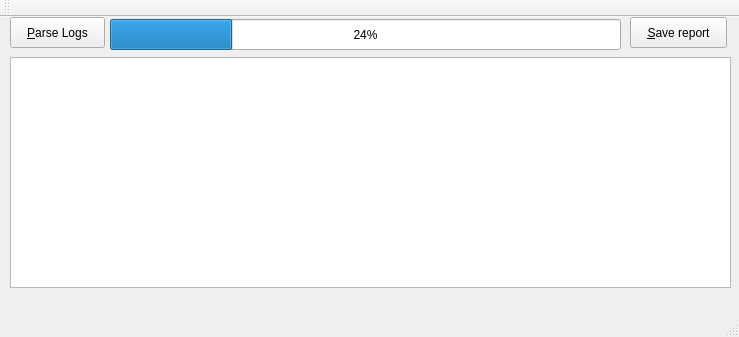
<?xml version="1.0" encoding="UTF-8"?>
<ui version="4.0">
 <class>MainWindow</class>
 <widget class="QMainWindow" name="MainWindow">
  <property name="geometry">
   <rect>
    <x>0</x>
    <y>0</y>
    <width>739</width>
    <height>337</height>
   </rect>
  </property>
  <property name="windowTitle">
   <string>MainWindow</string>
  </property>
  <widget class="QWidget" name="centralWidget">
   <widget class="QPushButton" name="btnParseLogs">
    <property name="geometry">
     <rect>
      <x>10</x>
      <y>0</y>
      <width>95</width>
      <height>31</height>
     </rect>
    </property>
    <property name="text">
     <string>&amp;Parse Logs</string>
    </property>
   </widget>
   <widget class="QTableView" name="tableView_err404">
    <property name="geometry">
     <rect>
      <x>10</x>
      <y>40</y>
      <width>721</width>
      <height>231</height>
     </rect>
    </property>
   </widget>
   <widget class="QProgressBar" name="progressBar_read">
    <property name="geometry">
     <rect>
      <x>110</x>
      <y>2</y>
      <width>511</width>
      <height>31</height>
     </rect>
    </property>
    <property name="value">
     <number>24</number>
    </property>
   </widget>
   <widget class="QPushButton" name="pushButton_save">
    <property name="geometry">
     <rect>
      <x>630</x>
      <y>0</y>
      <width>97</width>
      <height>31</height>
     </rect>
    </property>
    <property name="text">
     <string>&amp;Save report</string>
    </property>
   </widget>
  </widget>
  <widget class="QMenuBar" name="menuBar">
   <property name="geometry">
    <rect>
     <x>0</x>
     <y>0</y>
     <width>739</width>
     <height>27</height>
    </rect>
   </property>
  </widget>
  <widget class="QToolBar" name="mainToolBar">
   <attribute name="toolBarArea">
    <enum>TopToolBarArea</enum>
   </attribute>
   <attribute name="toolBarBreak">
    <bool>false</bool>
   </attribute>
  </widget>
  <widget class="QStatusBar" name="statusBar"/>
 </widget>
 <layoutdefault spacing="6" margin="11"/>
 <resources/>
 <connections/>
</ui>
